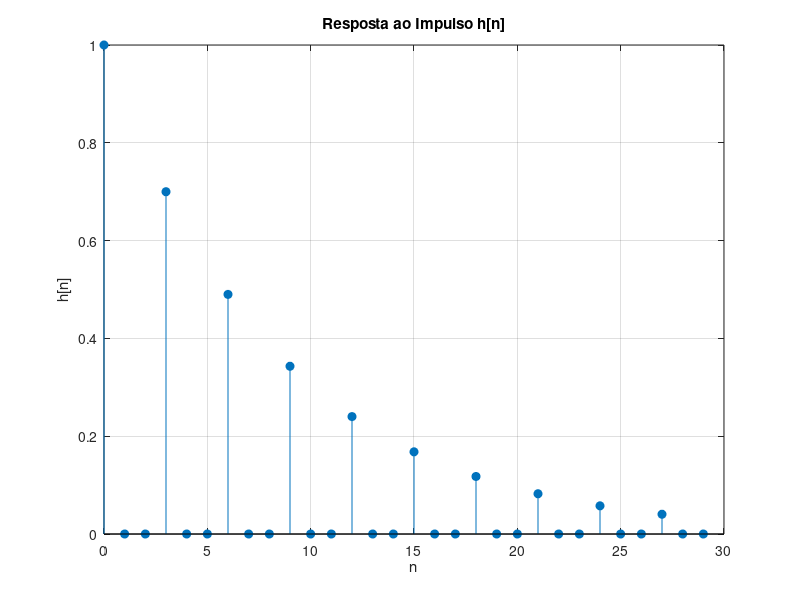

MATLAB code for this plot:
clc; clear; close all;

L = 3;
alpha = 0.7;

n_samples = 10 * L;

h = zeros(1, n_samples);

h(1) = 1;

for n = 2:n_samples
    if n > L
        h(n) = alpha * h(n - L);
    end
end

% Plotar a resposta ao impulso
stem(0:n_samples-1, h, 'filled');
title('Resposta ao Impulso h[n]');
xlabel('n');
ylabel('h[n]');
grid on;